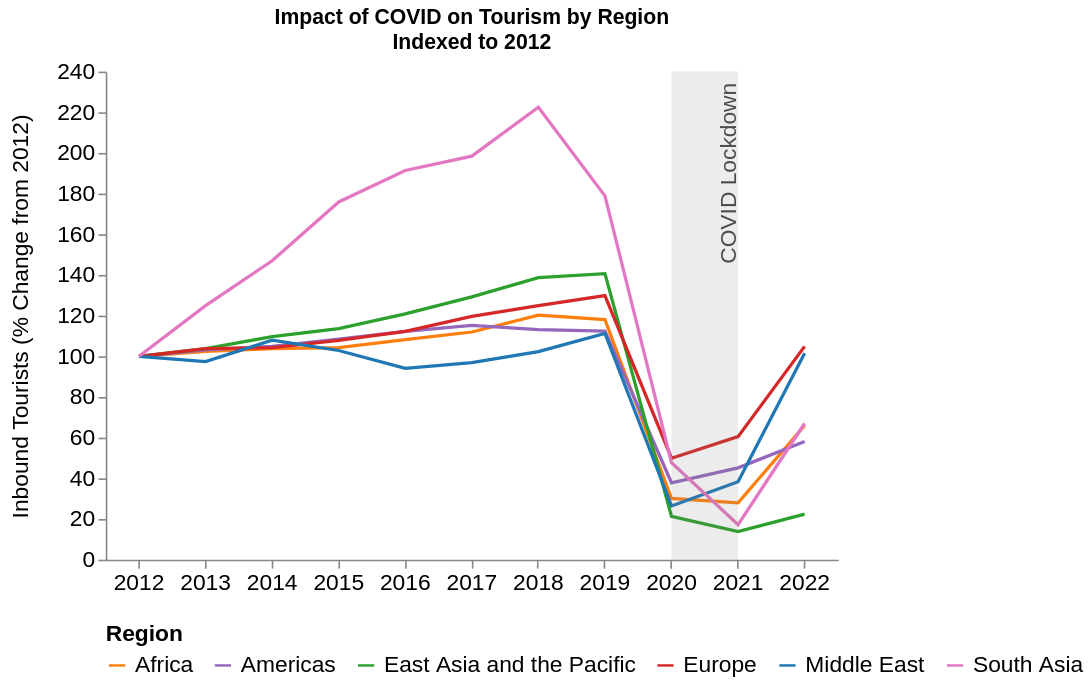

The notebook cell this image was saved under:
### Code cell
# Line chart, total visitors, 2012-2022, by region
data = tourism[
        (tourism["year"].between(2012, 2022)) &
        (tourism["indicator_code"] == "INBD_TRIP_TOTL_TOTL_VSTR") &
        (tourism["region"].notna())
    ]

data = data.groupby("reporter_area_label").filter(
    lambda g: g["value"].notna().all()
    and g["year"].nunique() == 11
)

region_sums = data.groupby(["region", "indicator_code", "indicator_label", "year"]
                             )["value"].sum().reset_index()

region_sums = region_sums.merge((
                                    region_sums.loc[region_sums["year"] == 2012, ["region", "value"]]
                                    .rename(columns={"value": "value_2012"})
                                ),
                                on = "region"
                             )

region_sums["indexed_value"] = (
    (region_sums["value"] / region_sums["value_2012"]) * 100
)

def line_1(df):
    chart = alt.Chart(df).mark_line().encode(
        alt.X("year:O", axis=alt.Axis(labelAngle=0)).title(""),
        alt.Y("indexed_value:Q").title("Inbound Tourists (% Change from 2012)"),
        color = alt.Color("region:N", title = "Region", scale = region_scale, legend = alt.Legend(orient = "bottom"))
    ).properties(
            title = {
        "text" : [
                "Impact of COVID on Tourism by Region",
                "Indexed to 2012"
        ]}
    )

    covid_shading = pd.DataFrame({
        "x1": [2020],
        "x2": [2021]
    })

    shading = alt.Chart(covid_shading).mark_rect(opacity=0.15, color = "grey").encode(
        x="x1:O",
        x2="x2"
    )

    label = alt.Chart(
        pd.DataFrame({
            "x": [2021],
            "y": [190],
            "label": ["COVID Lockdown"]
        })
    ).mark_text(color = "#4d4d4d", angle=270, dy=-5, fontSize = 14).encode(
        x="x:O",
        y="y",
        text="label"
    )

    return chart + shading + label

# Render chart
line_1(region_sums).configure_axis(
        labelFontSize=14,
        titleFontSize=14
    ).configure_legend(
        titleFontSize=14,
        labelFontSize=14 
    )

### Figure 1 — Vega-Lite specification as saved in the notebook (floating-point values rounded to 4 significant figures)
{"config": {"axis": {"grid": false, "titleFontWeight": "normal", "titlePadding": 15, "labelFontSize": 14, "titleFontSize": 14}, "view": {"stroke": null, "width": 450}, "legend": {"labelFontSize": 14, "titleFontSize": 14}}, "layer": [{"data": {"name": "data-8794713ff5a9cf32f14d9b50e84683c8"}, "mark": {"type": "line"}, "encoding": {"color": {"field": "region", "legend": {"orient": "bottom"}, "scale": {"domain": ["Africa", "Americas", "East Asia and the Pacific", "Europe", "Middle East", "South Asia"], "range": ["#ff7f0e", "#9467bd", "#2ca02c", "#d62728", "#1f77b4", "#e377c2"]}, "title": "Region", "type": "nominal"}, "x": {"axis": {"labelAngle": 0}, "field": "year", "title": "", "type": "ordinal"}, "y": {"field": "indexed_value", "title": "Inbound Tourists (% Change from 2012)", "type": "quantitative"}}, "title": {"text": ["Impact of COVID on Tourism by Region", "Indexed to 2012"]}}, {"data": {"name": "data-a6538ee017a105be925bec8ac8bf85ff"}, "mark": {"type": "rect", "color": "grey", "opacity": 0.15}, "encoding": {"x": {"field": "x1", "type": "ordinal"}, "x2": {"field": "x2"}}}, {"data": {"name": "data-7b06eb283777ddf3eed789c5748513a7"}, "mark": {"type": "text", "angle": 270, "color": "#4d4d4d", "dy": -5, "fontSize": 14}, "encoding": {"text": {"field": "label", "type": "nominal"}, "x": {"field": "x", "type": "ordinal"}, "y": {"field": "y", "type": "quantitative"}}}], "$schema": "https://vega.github.io/schema/vega-lite/v6.4.1.json", "datasets": {"data-8794713ff5a9cf32f14d9b50e84683c8": [{"region": "Africa", "indicator_code": "INBD_TRIP_TOTL_TOTL_VSTR", "indicator_label": "inbound - trips - total - total - visitors", "year": 2012, "value": 40460.0, "value_2012": 40460.0, "indexed_value": 100.0}, {"region": "Africa", "indicator_code": "INBD_TRIP_TOTL_TOTL_VSTR", "indicator_label": "inbound - trips - total - total - visitors", "year": 2013, "value": 41420.0, "value_2012": 40460.0, "indexed_value": 102.4}, {"region": "Africa", "indicator_code": "INBD_TRIP_TOTL_TOTL_VSTR", "indicator_label": "inbound - trips - total - total - visitors", "year": 2014, "value": 42000.0, "value_2012": 40460.0, "indexed_value": 103.8}, {"region": "Africa", "indicator_code": "INBD_TRIP_TOTL_TOTL_VSTR", "indicator_label": "inbound - trips - total - total - visitors", "year": 2015, "value": 42200.0, "value_2012": 40460.0, "indexed_value": 104.3}, {"region": "Africa", "indicator_code": "INBD_TRIP_TOTL_TOTL_VSTR", "indicator_label": "inbound - trips - total - total - visitors", "year": 2016, "value": 43790.0, "value_2012": 40460.0, "indexed_value": 108.2}, {"region": "Africa", "indicator_code": "INBD_TRIP_TOTL_TOTL_VSTR", "indicator_label": "inbound - trips - total - total - visitors", "year": 2017, "value": 45290.0, "value_2012": 40460.0, "indexed_value": 112.0}, {"region": "Africa", "indicator_code": "INBD_TRIP_TOTL_TOTL_VSTR", "indicator_label": "inbound - trips - total - total - visitors", "year": 2018, "value": 48630.0, "value_2012": 40460.0, "indexed_value": 120.2}, {"region": "Africa", "indicator_code": "INBD_TRIP_TOTL_TOTL_VSTR", "indicator_label": "inbound - trips - total - total - visitors", "year": 2019, "value": 47760.0, "value_2012": 40460.0, "indexed_value": 118.0}, {"region": "Africa", "indicator_code": "INBD_TRIP_TOTL_TOTL_VSTR", "indicator_label": "inbound - trips - total - total - visitors", "year": 2020, "value": 12170.0, "value_2012": 40460.0, "indexed_value": 30.09}, {"region": "Africa", "indicator_code": "INBD_TRIP_TOTL_TOTL_VSTR", "indicator_label": "inbound - trips - total - total - visitors", "year": 2021, "value": 11300.0, "value_2012": 40460.0, "indexed_value": 27.93}, {"region": "Africa", "indicator_code": "INBD_TRIP_TOTL_TOTL_VSTR", "indicator_label": "inbound - trips - total - total - visitors", "year": 2022, "value": 26690.0, "value_2012": 40460.0, "indexed_value": 65.98}, {"region": "Americas", "indicator_code": "INBD_TRIP_TOTL_TOTL_VSTR", "indicator_label": "inbound - trips - total - total - visitors", "year": 2012, "value": 335200.0, "value_2012": 335200.0, "indexed_value": 100.0}, {"region": "Americas", "indicator_code": "INBD_TRIP_TOTL_TOTL_VSTR", "indicator_label": "inbound - trips - total - total - visitors", "year": 2013, "value": 345800.0, "value_2012": 335200.0, "indexed_value": 103.2}, {"region": "Americas", "indicator_code": "INBD_TRIP_TOTL_TOTL_VSTR", "indicator_label": "inbound - trips - total - total - visitors", "year": 2014, "value": 351700.0, "value_2012": 335200.0, "indexed_value": 104.9}, {"region": "Americas", "indicator_code": "INBD_TRIP_TOTL_TOTL_VSTR", "indicator_label": "inbound - trips - total - total - visitors", "year": 2015, "value": 363700.0, "value_2012": 335200.0, "indexed_value": 108.5}, {"region": "Americas", "indicator_code": "INBD_TRIP_TOTL_TOTL_VSTR", "indicator_label": "inbound - trips - total - total - visitors", "year": 2016, "value": 376300.0, "value_2012": 335200.0, "indexed_value": 112.3}, {"region": "Americas", "indicator_code": "INBD_TRIP_TOTL_TOTL_VSTR", "indicator_label": "inbound - trips - total - total - visitors", "year": 2017, "value": 386200.0, "value_2012": 335200.0, "indexed_value": 115.2}, {"region": "Americas", "indicator_code": "INBD_TRIP_TOTL_TOTL_VSTR", "indicator_label": "inbound - trips - total - total - visitors", "year": 2018, "value": 379300.0, "value_2012": 335200.0, "indexed_value": 113.1}, {"region": "Americas", "indicator_code": "INBD_TRIP_TOTL_TOTL_VSTR", "indicator_label": "inbound - trips - total - total - visitors", "year": 2019, "value": 376700.0, "value_2012": 335200.0, "indexed_value": 112.4}, {"region": "Americas", "indicator_code": "INBD_TRIP_TOTL_TOTL_VSTR", "indicator_label": "inbound - trips - total - total - visitors", "year": 2020, "value": 126800.0, "value_2012": 335200.0, "indexed_value": 37.83}, {"region": "Americas", "indicator_code": "INBD_TRIP_TOTL_TOTL_VSTR", "indicator_label": "inbound - trips - total - total - visitors", "year": 2021, "value": 151400.0, "value_2012": 335200.0, "indexed_value": 45.16}, {"region": "Americas", "indicator_code": "INBD_TRIP_TOTL_TOTL_VSTR", "indicator_label": "inbound - trips - total - total - visitors", "year": 2022, "value": 194700.0, "value_2012": 335200.0, "indexed_value": 58.08}, {"region": "East Asia and the Pacific", "indicator_code": "INBD_TRIP_TOTL_TOTL_VSTR", "indicator_label": "inbound - trips - total - total - visitors", "year": 2012, "value": 276600.0, "value_2012": 276600.0, "indexed_value": 100.0}, {"region": "East Asia and the Pacific", "indicator_code": "INBD_TRIP_TOTL_TOTL_VSTR", "indicator_label": "inbound - trips - total - total - visitors", "year": 2013, "value": 287200.0, "value_2012": 276600.0, "indexed_value": 103.8}, {"region": "East Asia and the Pacific", "indicator_code": "INBD_TRIP_TOTL_TOTL_VSTR", "indicator_label": "inbound - trips - total - total - visitors", "year": 2014, "value": 303500.0, "value_2012": 276600.0, "indexed_value": 109.7}, {"region": "East Asia and the Pacific", "indicator_code": "INBD_TRIP_TOTL_TOTL_VSTR", "indicator_label": "inbound - trips - total - total - visitors", "year": 2015, "value": 314400.0, "value_2012": 276600.0, "indexed_value": 113.7}, {"region": "East Asia and the Pacific", "indicator_code": "INBD_TRIP_TOTL_TOTL_VSTR", "indicator_label": "inbound - trips - total - total - visitors", "year": 2016, "value": 334300.0, "value_2012": 276600.0, "indexed_value": 120.8}, {"region": "East Asia and the Pacific", "indicator_code": "INBD_TRIP_TOTL_TOTL_VSTR", "indicator_label": "inbound - trips - total - total - visitors", "year": 2017, "value": 357600.0, "value_2012": 276600.0, "indexed_value": 129.3}, {"region": "East Asia and the Pacific", "indicator_code": "INBD_TRIP_TOTL_TOTL_VSTR", "indicator_label": "inbound - trips - total - total - visitors", "year": 2018, "value": 383500.0, "value_2012": 276600.0, "indexed_value": 138.6}, {"region": "East Asia and the Pacific", "indicator_code": "INBD_TRIP_TOTL_TOTL_VSTR", "indicator_label": "inbound - trips - total - total - visitors", "year": 2019, "value": 389000.0, "value_2012": 276600.0, "indexed_value": 140.6}, {"region": "East Asia and the Pacific", "indicator_code": "INBD_TRIP_TOTL_TOTL_VSTR", "indicator_label": "inbound - trips - total - total - visitors", "year": 2020, "value": 58970.0, "value_2012": 276600.0, "indexed_value": 21.31}, {"region": "East Asia and the Pacific", "indicator_code": "INBD_TRIP_TOTL_TOTL_VSTR", "indicator_label": "inbound - trips - total - total - visitors", "year": 2021, "value": 38230.0, "value_2012": 276600.0, "indexed_value": 13.82}, {"region": "East Asia and the Pacific", "indicator_code": "INBD_TRIP_TOTL_TOTL_VSTR", "indicator_label": "inbound - trips - total - total - visitors", "year": 2022, "value": 62040.0, "value_2012": 276600.0, "indexed_value": 22.43}, {"region": "Europe", "indicator_code": "INBD_TRIP_TOTL_TOTL_VSTR", "indicator_label": "inbound - trips - total - total - visitors", "year": 2012, "value": 524500.0, "value_2012": 524500.0, "indexed_value": 100.0}, {"region": "Europe", "indicator_code": "INBD_TRIP_TOTL_TOTL_VSTR", "indicator_label": "inbound - trips - total - total - visitors", "year": 2013, "value": 544200.0, "value_2012": 524500.0, "indexed_value": 103.8}, {"region": "Europe", "indicator_code": "INBD_TRIP_TOTL_TOTL_VSTR", "indicator_label": "inbound - trips - total - total - visitors", "year": 2014, "value": 547000.0, "value_2012": 524500.0, "indexed_value": 104.3}, {"region": "Europe", "indicator_code": "INBD_TRIP_TOTL_TOTL_VSTR", "indicator_label": "inbound - trips - total - total - visitors", "year": 2015, "value": 565600.0, "value_2012": 524500.0, "indexed_value": 107.8}, {"region": "Europe", "indicator_code": "INBD_TRIP_TOTL_TOTL_VSTR", "indicator_label": "inbound - trips - total - total - visitors", "year": 2016, "value": 588700.0, "value_2012": 524500.0, "indexed_value": 112.2}, {"region": "Europe", "indicator_code": "INBD_TRIP_TOTL_TOTL_VSTR", "indicator_label": "inbound - trips - total - total - visitors", "year": 2017, "value": 627300.0, "value_2012": 524500.0, "indexed_value": 119.6}, {"region": "Europe", "indicator_code": "INBD_TRIP_TOTL_TOTL_VSTR", "indicator_label": "inbound - trips - total - total - visitors", "year": 2018, "value": 655300.0, "value_2012": 524500.0, "indexed_value": 124.9}, {"region": "Europe", "indicator_code": "INBD_TRIP_TOTL_TOTL_VSTR", "indicator_label": "inbound - trips - total - total - visitors", "year": 2019, "value": 681200.0, "value_2012": 524500.0, "indexed_value": 129.9}, {"region": "Europe", "indicator_code": "INBD_TRIP_TOTL_TOTL_VSTR", "indicator_label": "inbound - trips - total - total - visitors", "year": 2020, "value": 261700.0, "value_2012": 524500.0, "indexed_value": 49.9}, {"region": "Europe", "indicator_code": "INBD_TRIP_TOTL_TOTL_VSTR", "indicator_label": "inbound - trips - total - total - visitors", "year": 2021, "value": 317500.0, "value_2012": 524500.0, "indexed_value": 60.53}, {"region": "Europe", "indicator_code": "INBD_TRIP_TOTL_TOTL_VSTR", "indicator_label": "inbound - trips - total - total - visitors", "year": 2022, "value": 550200.0, "value_2012": 524500.0, "indexed_value": 104.9}, {"region": "Middle East", "indicator_code": "INBD_TRIP_TOTL_TOTL_VSTR", "indicator_label": "inbound - trips - total - total - visitors", "year": 2012, "value": 49790.0, "value_2012": 49790.0, "indexed_value": 100.0}, {"region": "Middle East", "indicator_code": "INBD_TRIP_TOTL_TOTL_VSTR", "indicator_label": "inbound - trips - total - total - visitors", "year": 2013, "value": 48480.0, "value_2012": 49790.0, "indexed_value": 97.37}, {"region": "Middle East", "indicator_code": "INBD_TRIP_TOTL_TOTL_VSTR", "indicator_label": "inbound - trips - total - total - visitors", "year": 2014, "value": 53730.0, "value_2012": 49790.0, "indexed_value": 107.9}, {"region": "Middle East", "indicator_code": "INBD_TRIP_TOTL_TOTL_VSTR", "indicator_label": "inbound - trips - total - total - visitors", "year": 2015, "value": 51220.0, "value_2012": 49790.0, "indexed_value": 102.9}, {"region": "Middle East", "indicator_code": "INBD_TRIP_TOTL_TOTL_VSTR", "indicator_label": "inbound - trips - total - total - visitors", "year": 2016, "value": 46820.0, "value_2012": 49790.0, "indexed_value": 94.04}, {"region": "Middle East", "indicator_code": "INBD_TRIP_TOTL_TOTL_VSTR", "indicator_label": "inbound - trips - total - total - visitors", "year": 2017, "value": 48270.0, "value_2012": 49790.0, "indexed_value": 96.95}, {"region": "Middle East", "indicator_code": "INBD_TRIP_TOTL_TOTL_VSTR", "indicator_label": "inbound - trips - total - total - visitors", "year": 2018, "value": 50940.0, "value_2012": 49790.0, "indexed_value": 102.3}, {"region": "Middle East", "indicator_code": "INBD_TRIP_TOTL_TOTL_VSTR", "indicator_label": "inbound - trips - total - total - visitors", "year": 2019, "value": 55380.0, "value_2012": 49790.0, "indexed_value": 111.2}, {"region": "Middle East", "indicator_code": "INBD_TRIP_TOTL_TOTL_VSTR", "indicator_label": "inbound - trips - total - total - visitors", "year": 2020, "value": 13160.0, "value_2012": 49790.0, "indexed_value": 26.43}, {"region": "Middle East", "indicator_code": "INBD_TRIP_TOTL_TOTL_VSTR", "indicator_label": "inbound - trips - total - total - visitors", "year": 2021, "value": 19100.0, "value_2012": 49790.0, "indexed_value": 38.36}, {"region": "Middle East", "indicator_code": "INBD_TRIP_TOTL_TOTL_VSTR", "indicator_label": "inbound - trips - total - total - visitors", "year": 2022, "value": 50520.0, "value_2012": 49790.0, "indexed_value": 101.5}, {"region": "South Asia", "indicator_code": "INBD_TRIP_TOTL_TOTL_VSTR", "indicator_label": "inbound - trips - total - total - visitors", "year": 2012, "value": 1133.0, "value_2012": 1133.0, "indexed_value": 100.0}, {"region": "South Asia", "indicator_code": "INBD_TRIP_TOTL_TOTL_VSTR", "indicator_label": "inbound - trips - total - total - visitors", "year": 2013, "value": 1415.0, "value_2012": 1133.0, "indexed_value": 124.9}, {"region": "South Asia", "indicator_code": "INBD_TRIP_TOTL_TOTL_VSTR", "indicator_label": "inbound - trips - total - total - visitors", "year": 2014, "value": 1665.0, "value_2012": 1133.0, "indexed_value": 147.0}, {"region": "South Asia", "indicator_code": "INBD_TRIP_TOTL_TOTL_VSTR", "indicator_label": "inbound - trips - total - total - visitors", "year": 2015, "value": 1993.0, "value_2012": 1133.0, "indexed_value": 175.9}, {"region": "South Asia", "indicator_code": "INBD_TRIP_TOTL_TOTL_VSTR", "indicator_label": "inbound - trips - total - total - visitors", "year": 2016, "value": 2168.0, "value_2012": 1133.0, "indexed_value": 191.4}, {"region": "South Asia", "indicator_code": "INBD_TRIP_TOTL_TOTL_VSTR", "indicator_label": "inbound - trips - total - total - visitors", "year": 2017, "value": 2248.0, "value_2012": 1133.0, "indexed_value": 198.4}, {"region": "South Asia", "indicator_code": "INBD_TRIP_TOTL_TOTL_VSTR", "indicator_label": "inbound - trips - total - total - visitors", "year": 2018, "value": 2521.0, "value_2012": 1133.0, "indexed_value": 222.5}, {"region": "South Asia", "indicator_code": "INBD_TRIP_TOTL_TOTL_VSTR", "indicator_label": "inbound - trips - total - total - visitors", "year": 2019, "value": 2027.0, "value_2012": 1133.0, "indexed_value": 178.9}, {"region": "South Asia", "indicator_code": "INBD_TRIP_TOTL_TOTL_VSTR", "indicator_label": "inbound - trips - total - total - visitors", "year": 2020, "value": 540.0, "value_2012": 1133.0, "indexed_value": 47.66}, {"region": "South Asia", "indicator_code": "INBD_TRIP_TOTL_TOTL_VSTR", "indicator_label": "inbound - trips - total - total - visitors", "year": 2021, "value": 195.0, "value_2012": 1133.0, "indexed_value": 17.21}, {"region": "South Asia", "indicator_code": "INBD_TRIP_TOTL_TOTL_VSTR", "indicator_label": "inbound - trips - total - total - visitors", "year": 2022, "value": 758.8, "value_2012": 1133.0, "indexed_value": 66.97}], "data-a6538ee017a105be925bec8ac8bf85ff": [{"x1": 2020, "x2": 2021}], "data-7b06eb283777ddf3eed789c5748513a7": [{"x": 2021, "y": 190, "label": "COVID Lockdown"}]}}
